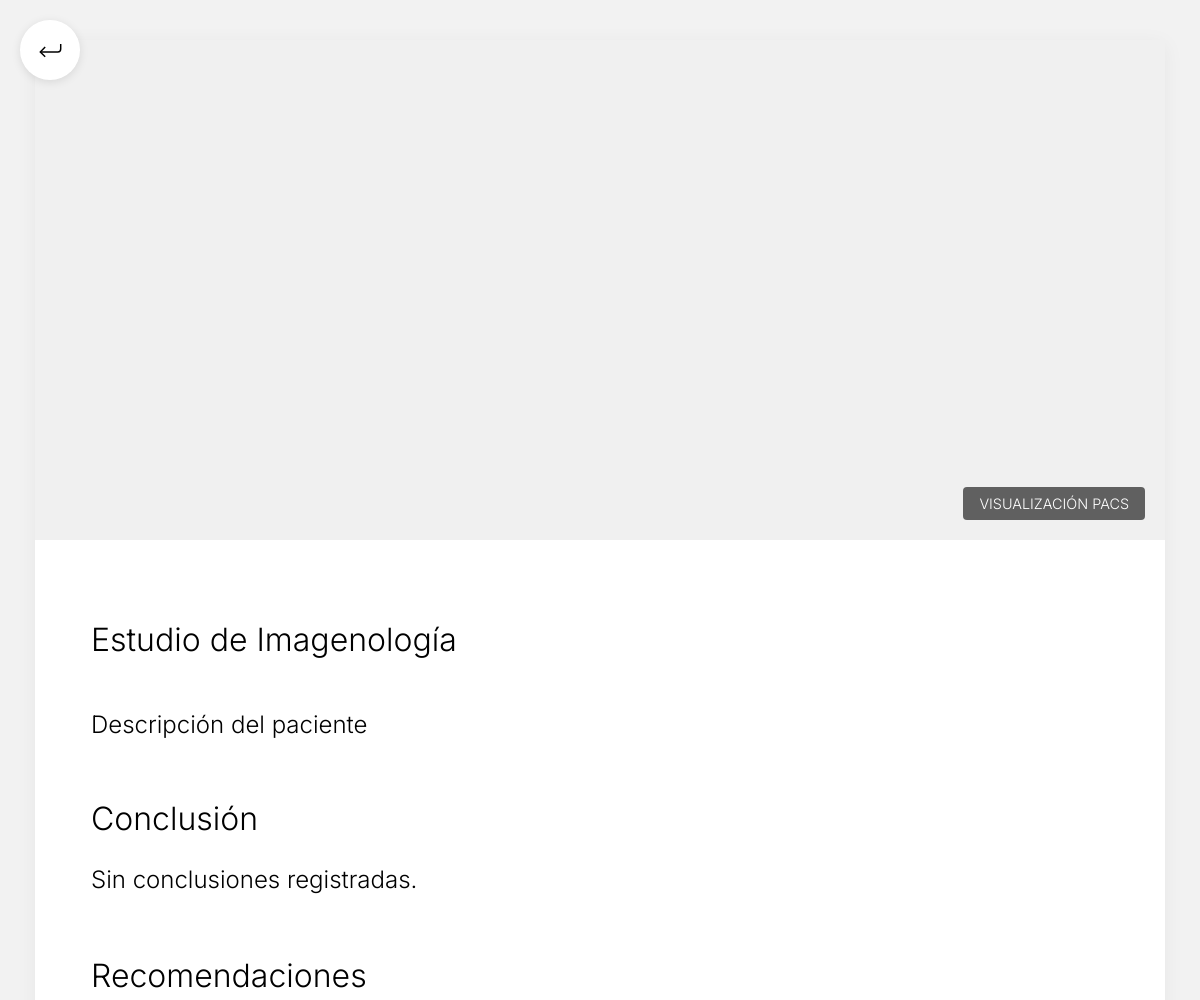
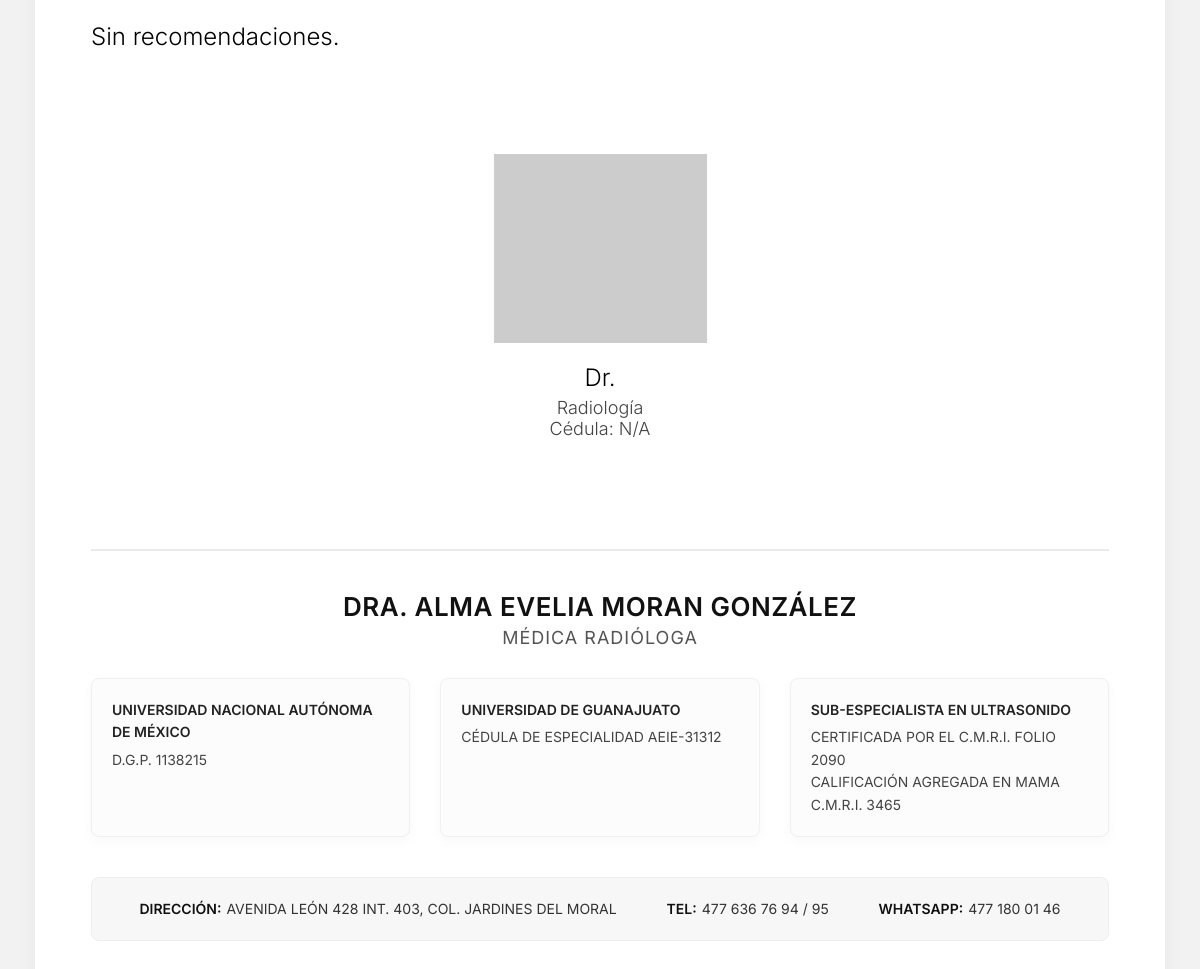
The page /doctor/studyDetail/12/ on the database as committed earlier (2 pictures, top to bottom).
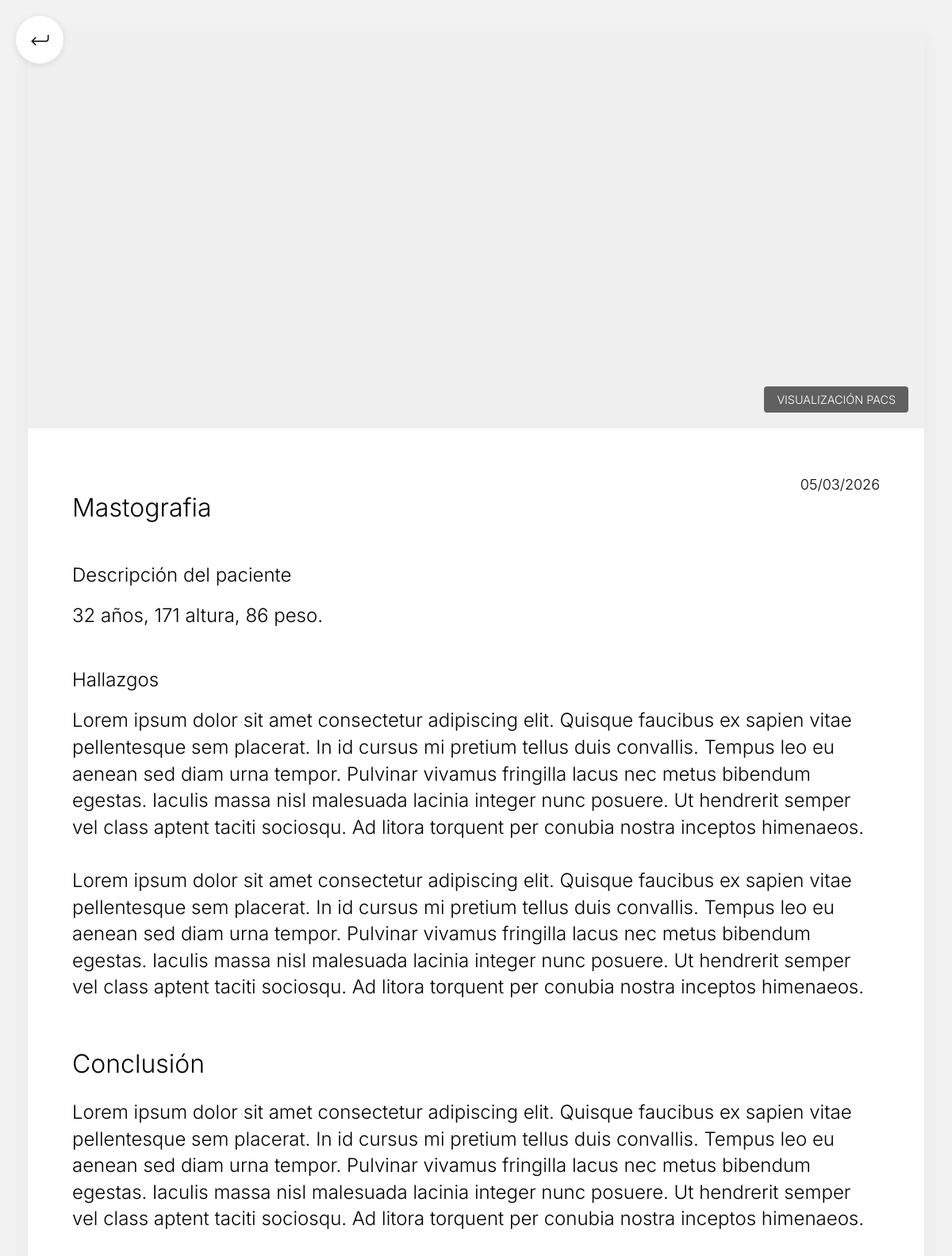
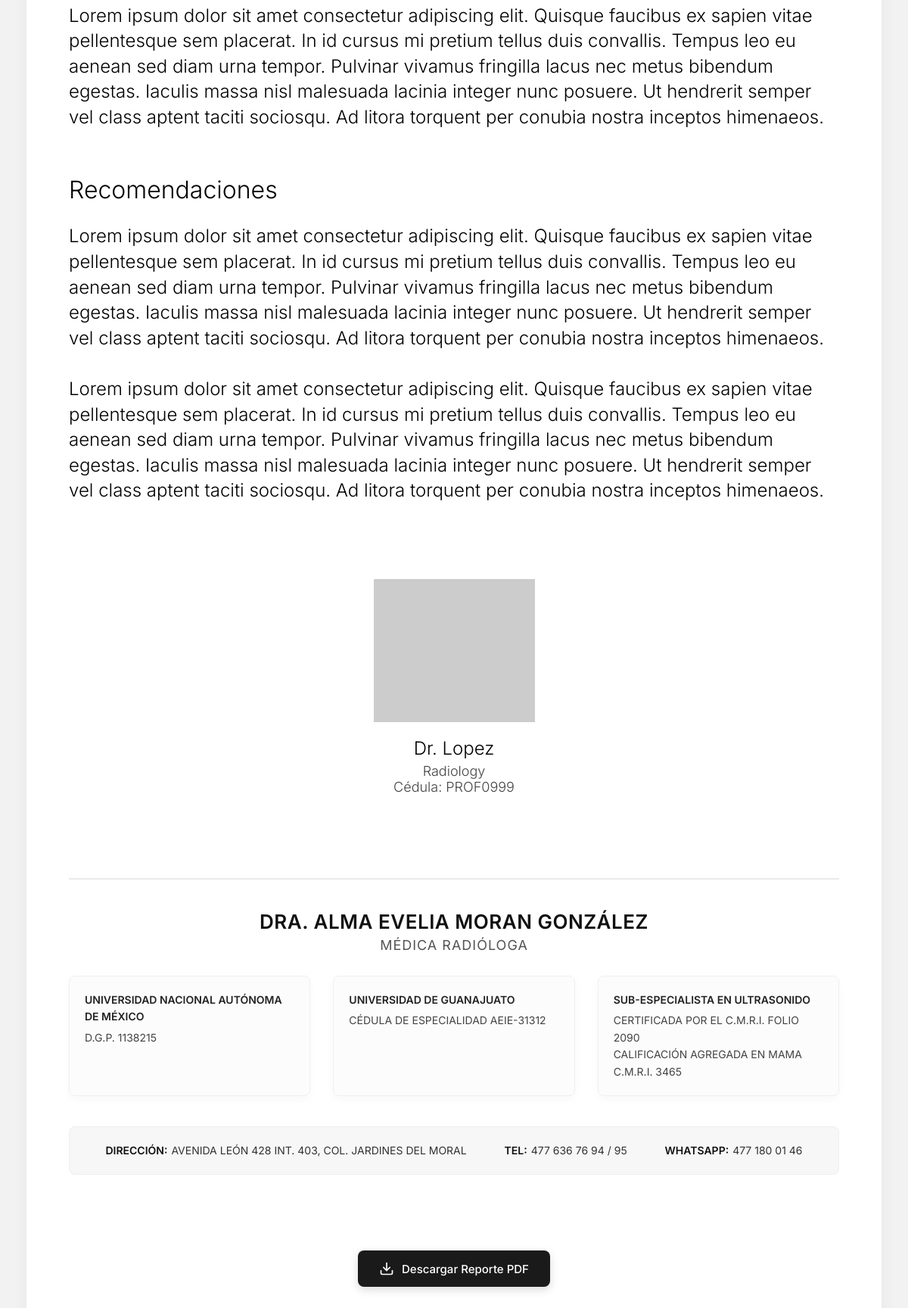
The same page on the database as committed later (2 pictures, top to bottom).
### core/models.py (models this page shows)
class Study(models.Model):
    id_study = models.AutoField(primary_key=True)
    pacs_url = models.CharField(max_length=100)
    email_sent = models.BooleanField(default=False)
    date = models.DateField()
    id_study_request = models.ForeignKey('assistantDashboard.StudyRequest', on_delete=models.CASCADE)
    id_report = models.ForeignKey('Report', on_delete=models.CASCADE, null=True, blank=True)
    id_patient = models.ForeignKey('patientsDashboard.Patient', on_delete=models.CASCADE)

class Report(models.Model):
    PENDING = 'PEN'
    IN_PROGRESS = 'PRO'
    COMPLETED = 'COM'
    STATUS_CHOICES = [
        (PENDING, 'Pending'),
        (IN_PROGRESS, 'In Progress'),
        (COMPLETED, 'Completed'),
    ]
    id_report = models.AutoField(primary_key=True)
    status = models.CharField(max_length=3, choices=STATUS_CHOICES, default=PENDING)
    about = models.CharField(max_length=200)
    patients_description = models.CharField(max_length=200)
    findings = models.TextField()
    conclusions = models.TextField()
    recommendations = models.TextField()
    date = models.DateField(default=datetime.now)
    doctor_in_charge = models.ForeignKey('doctorsDashboard.ReportingDoctor', on_delete=models.CASCADE)

### doctorsDashboard/models.py (models this page shows, shortened)
class ReportingDoctor(models.Model):
    MALE = 'M'
    FEMALE = 'F'
    OTHER = 'O'
    GENDER_CHOICES = [
        (MALE, 'Male'),
        (FEMALE, 'Female'),
        (OTHER, 'Other'),
    ]
    user = models.OneToOneField(User, on_delete=models.CASCADE, null=True, related_name='reporting_doctor_profile')
    id_doctor = models.AutoField(primary_key=True)
    gender = models.CharField(max_length=1, choices=GENDER_CHOICES, default=OTHER)
    address = models.CharField(max_length=100)
    phone = models.CharField(max_length=100)
    university = models.CharField(max_length=100)
    professional_id = models.CharField(max_length=100)
    specialty = models.CharField(max_length=100)
    @property
    def last_name(self):
        if self.user:
            return self.user.last_name
        return ""

### core/views.py (the view)
# urls.py: path('studyDetail/<int:id_study>/', core_views.study_detail, name='studyDetail'),
def study_detail(request, id_study):
    study = get_object_or_404(Study, id_study=id_study)
    hide_download_btn = request.user.is_authenticated and request.user.groups.filter(name__in=['AssociatedDoctors', 'Doctors']).exists()
    return render(request, 'core/study_report_detail.html', {'study': study, 'hide_download_btn': hide_download_btn})

### core/templates/core/study_report_detail.html (shortened to what this page needs)
{% load static %}
<!DOCTYPE html>
<html lang="es">
<head>
    <link rel="stylesheet" href="{% static 'core/report.css' %}">
</head>
<body>
    <div class="back-button-container" onclick="window.history.back()">
        <img src="{% static 'core/assets/icons/return_icon.svg' %}" alt="Regresar" width="35" height="35">
    </div>
    <div class="report-container">
        <div class="study-visual-section" onclick="openPacsModal()">
            {% if study.pacs_url %}
            <iframe src="{{ study.pacs_url }}" frameborder="0" width="100%" height="100%"
                style="border: none; display: block;"></iframe>
            {% else %}
            <img src="https://placehold.co/1130x396" alt="Imagen no disponible, por favor contacte al laboratorio."
                class="study-image">
            {% endif %}
            <div class="image-overlay">
                VISUALIZACIÓN PACS
            </div>
        </div>
        <div class="study-report-content">
            <div class="report-date-top-right">
                {{ study.id_report.date|date:"d/m/Y" }}
            </div>
            <h1 class="report-title-main">
                {% if study.id_report.about %}
                {{ study.id_report.about }}
                {% else %}
                Estudio de Imagenología
                {% endif %}
            </h1>
            <div class="report-section">
                <h3 class="section-title">Descripción del paciente</h3>
                <div class="section-content">
                    {{ study.id_report.patients_description }}
                </div>
            </div>
            {% if study.id_report.findings %}
            <div class="report-section">
                <h3 class="section-title">Hallazgos</h3>
                <div class="section-content">
                    {{ study.id_report.findings|linebreaksbr }}
                </div>
            </div>
            {% endif %}
            <div class="report-section">
                <h3 class="section-title-large">Conclusión</h3>
                <div class="section-content">
                    {{ study.id_report.conclusions|default:"Sin conclusiones registradas."|linebreaksbr }}
                </div>
            </div>
            <div class="report-section">
                <h3 class="section-title-large">Recomendaciones</h3>
                <div class="section-content">
                    {{ study.id_report.recommendations|default:"Sin recomendaciones."|linebreaksbr }}
                </div>
            </div>
            <div class="doctor-signature-section">
                <div class="signature-container">
                    <img src="https://placehold.co/213x189?text=Firma" class="signature-image" alt="Firma del Doctor">
                    <div class="doctor-name-sign">
                        Dr. {{ study.id_report.doctor_in_charge.name }} {{ study.id_report.doctor_in_charge.last_name }}
                    </div>
                    <div class="doctor-specialty-sign">
                        {{ study.id_report.doctor_in_charge.specialty|default:"Radiología" }} <br>
                        Cédula: {{ study.id_report.doctor_in_charge.professional_id|default:"N/A" }}
                    </div>
                </div>
            </div>
            <div class="report-footer-section">
                <div class="footer-doctor-name">DRA. ALMA EVELIA MORAN GONZÁLEZ</div>
                <div class="footer-doctor-specialty">MÉDICA RADIÓLOGA</div>
                <div class="footer-details-grid">
                    <div class="footer-col">
                        <strong>UNIVERSIDAD NACIONAL AUTÓNOMA DE MÉXICO</strong>
                        <span>D.G.P. 1138215</span>
                    </div>
                    <div class="footer-col">
                        <strong>UNIVERSIDAD DE GUANAJUATO</strong>
                        <span>CÉDULA DE ESPECIALIDAD AEIE-31312</span>
                    </div>
                    <div class="footer-col">
                        <strong>SUB-ESPECIALISTA EN ULTRASONIDO</strong>
                        <span>CERTIFICADA POR EL C.M.R.I. FOLIO 2090<br>
                            CALIFICACIÓN AGREGADA EN MAMA C.M.R.I. 3465</span>
                    </div>
                </div>
                <div class="footer-contact-info">
                    <div class="contact-item"><strong>DIRECCIÓN:</strong> AVENIDA LEÓN 428 INT. 403, COL. JARDINES DEL
                        MORAL</div>
                    <div class="contact-item"><strong>TEL:</strong> 477 636 76 94 / 95</div>
                    <div class="contact-item"><strong>WHATSAPP:</strong> 477 180 01 46</div>
                </div>
            </div>
        </div>
        {% if study.id_report.status == 'COM' and not hide_download_btn %}
        <div class="download-pdf-section" style="margin-top: 40px; text-align: center; padding-bottom: 30px;">
            <a href="{% url 'core:report_pdf' study.id_report.id_report %}" class="download-pdf-btn" style="display: inline-flex; align-items: center; gap: 10px; padding: 14px 28px;
                        background-color: #1a1a1a; color: white; text-decoration: none;
                        border-radius: 8px; font-family: 'Inter', sans-serif; font-size: 15px;
                        font-weight: 500; transition: background-color 0.2s ease, transform 0.2s ease;
                        box-shadow: 0 4px 12px rgba(0, 0, 0, 0.15);">
                <svg width="20" height="20" viewBox="0 0 24 24" fill="none" stroke="currentColor" stroke-width="2"
                    stroke-linecap="round" stroke-linejoin="round">
                    <path d="M21 15v4a2 2 0 0 1-2 2H5a2 2 0 0 1-2-2v-4"></path>
                    <polyline points="7 10 12 15 17 10"></polyline>
                    <line x1="12" y1="15" x2="12" y2="3"></line>
                </svg>
                Descargar Reporte PDF
            </a>
        </div>
        {% endif %}
    </div>
</body>
</html>

### core/static/core/report.css (style rules this page uses)
body { background-color: #F2F2F2; font-family: 'Inter', sans-serif; }
.report-container { width: 100%; max-width: 1130px; margin: 40px auto; background-color: white; box-shadow: 0 4px 20px rgba(0, 0, 0, 0.05); position: relative; padding-bottom: 100px; min-height: 1577px; }
.study-visual-section { width: 100%; height: 500px; background-color: #f0f0f0; display: flex; justify-content: center; align-items: stretch; overflow: hidden; position: relative; }
.image-overlay { position: absolute; bottom: 20px; right: 20px; background: rgba(0, 0, 0, 0.6); color: white; padding: 8px 16px; border-radius: 4px; font-size: 0.9rem; font-weight: 300; }
.study-report-content { padding: 60px 56px; position: relative; }
.report-date-top-right { position: absolute; top: 60px; right: 56px; font-family: 'Inter', sans-serif; font-weight: 300; font-size: 18px; color: #000; }
.report-title-main { font-family: 'Inter', sans-serif; font-weight: 300; font-size: 32px; color: black; margin-bottom: 40px; line-height: 1.2; }
.section-title { font-family: 'Inter', sans-serif; font-weight: 300; font-size: 24px; color: black; margin-top: 50px; margin-bottom: 20px; }
.section-title-large { font-family: 'Inter', sans-serif; font-weight: 300; font-size: 32px; color: black; margin-top: 60px; margin-bottom: 25px; }
.section-content { font-family: 'Inter', sans-serif; font-weight: 300; font-size: 24px; color: black; line-height: 1.4; text-align: left; max-width: 1007px; }
.doctor-signature-section { margin-top: 100px; width: 100%; display: flex; flex-direction: column; align-items: center; position: relative; padding-bottom: 50px; }
.signature-container { display: flex; flex-direction: column; align-items: center; text-align: center; }
.signature-image { width: 213px; height: auto; margin-bottom: 20px; mix-blend-mode: multiply; }
.doctor-name-sign { font-family: 'Inter', sans-serif; font-weight: 300; font-size: 24px; color: black; }
.study-visual-section { width: 100%; height: 500px; background-color: #f0f0f0; display: flex; justify-content: center; align-items: stretch; overflow: hidden; position: relative; cursor: pointer; transition: opacity 0.2s ease; }
.study-visual-section iframe { pointer-events: none; }
.doctor-specialty-sign { font-family: 'Inter', sans-serif; font-weight: 300; font-size: 18px; color: #444; margin-top: 5px; }
.report-footer-section { width: 100%; margin-top: 60px; padding-top: 40px; border-top: 2px solid #eaeaea; color: #333; font-family: 'Inter', sans-serif; text-align: center; clear: both; }
.footer-doctor-name { font-size: 26px; font-weight: 600; color: #111; margin-bottom: 5px; letter-spacing: 0.5px; }
.footer-doctor-specialty { font-size: 18px; font-weight: 400; color: #555; margin-bottom: 30px; text-transform: uppercase; letter-spacing: 1px; }
.footer-details-grid { display: flex; justify-content: space-between; gap: 30px; margin-bottom: 40px; text-align: left; }
.footer-col { flex: 1; font-size: 14px; line-height: 1.6; color: #444; background-color: #fcfcfc; padding: 20px; border-radius: 8px; box-shadow: 0 4px 12px rgba(0, 0, 0, 0.03); border: 1px solid #f0f0f0; }
.footer-col strong { color: #222; display: block; margin-bottom: 5px; font-weight: 600; }
.footer-contact-info { padding: 20px 30px; background-color: #f7f7f7; color: #333; border-radius: 8px; font-size: 14px; line-height: 1.6; display: flex; justify-content: space-around; align-items: center; flex-wrap: wrap; gap: 15px; border: 1px solid #eee; }
.footer-contact-info strong { color: #111; margin-right: 5px; font-weight: 600; }
.contact-item { display: flex; align-items: center; }

### core/templates/core/study_report_detail.html (style rules this page uses)
.back-button-container { position: fixed; top: 20px; left: 20px; z-index: 1000; cursor: pointer; width: 60px; height: 60px; background: white; border-radius: 50%; display: flex; justify-content: center; align-items: center; box-shadow: 0 2px 10px rgba(0, 0, 0, 0.1); transition: transform 0.2s ease, box-shadow 0.2s ease; }

Rows that differ between the two databases and show on the page:
changed Study: id_report (not shown) → "05/03/2026"; id_report.about (not shown) → "Mastografia"; id_report.patients_description (not shown) → "32 años, 171 altura, 86 peso."; id_report_id empty → 23 (drawn); id_report.findings (not shown) → "Lorem ipsum dolor sit amet consectetur adipiscing elit. Quisque faucibus ex sapien vitae pellentesque sem placerat. In id cursus mi pretium tellus duis convallis. Tempus leo eu aenean sed diam urna tempor. Pulvinar vivamus fringilla lacus nec metus bibendum egestas. Iaculis massa nisl malesuada lacinia integer nunc posuere. Ut hendrerit semper vel class aptent taciti sociosqu. Ad litora torquent per conubia nostra inceptos himenaeos. Lorem ipsum dolor sit amet consectetur adipiscing elit. Quisque faucibus ex sapien vitae pellentesque sem placerat. In id cursus mi pretium tellus duis convallis. Tempus leo eu aenean sed diam urna tempor. Pulvinar vivamus fringilla lacus nec metus bibendum…"; id_report.conclusions "Sin conclusiones registradas." → "Lorem ipsum dolor sit amet consectetur adipiscing elit. Quisque faucibus ex sapien vitae pellentesque sem placerat. In id cursus mi pretium tellus duis convallis. Tempus leo eu aenean sed diam urna tempor. Pulvinar vivamus fringilla lacus nec metus bibendum egestas. Iaculis massa nisl malesuada lacinia integer nunc posuere. Ut hendrerit semper vel class aptent taciti sociosqu. Ad litora torquent per conubia nostra inceptos himenaeos. Lorem ipsum dolor sit amet consectetur adipiscing elit. Quisque faucibus ex sapien vitae pellentesque sem placerat. In id cursus mi pretium tellus duis convallis. Tempus leo eu aenean sed diam urna tempor. Pulvinar vivamus fringilla lacus nec metus bibendum…"; id_report.recommendations "Sin recomendaciones." → "Lorem ipsum dolor sit amet consectetur adipiscing elit. Quisque faucibus ex sapien vitae pellentesque sem placerat. In id cursus mi pretium tellus duis convallis. Tempus leo eu aenean sed diam urna tempor. Pulvinar vivamus fringilla lacus nec metus bibendum egestas. Iaculis massa nisl malesuada lacinia integer nunc posuere. Ut hendrerit semper vel class aptent taciti sociosqu. Ad litora torquent per conubia nostra inceptos himenaeos. Lorem ipsum dolor sit amet consectetur adipiscing elit. Quisque faucibus ex sapien vitae pellentesque sem placerat. In id cursus mi pretium tellus duis convallis. Tempus leo eu aenean sed diam urna tempor. Pulvinar vivamus fringilla lacus nec metus bibendum…"; id_report.doctor_in_charge.last_name (not shown) → "Lopez"; id_report.doctor_in_charge.specialty "Radiología" → "Radiology"; id_report.doctor_in_charge.professional_id "N/A" → "PROF0999"
Other text that changed with them:
text no longer shown: "Estudio de Imagenología"
text now shown: "Hallazgos Descargar Reporte PDF"
